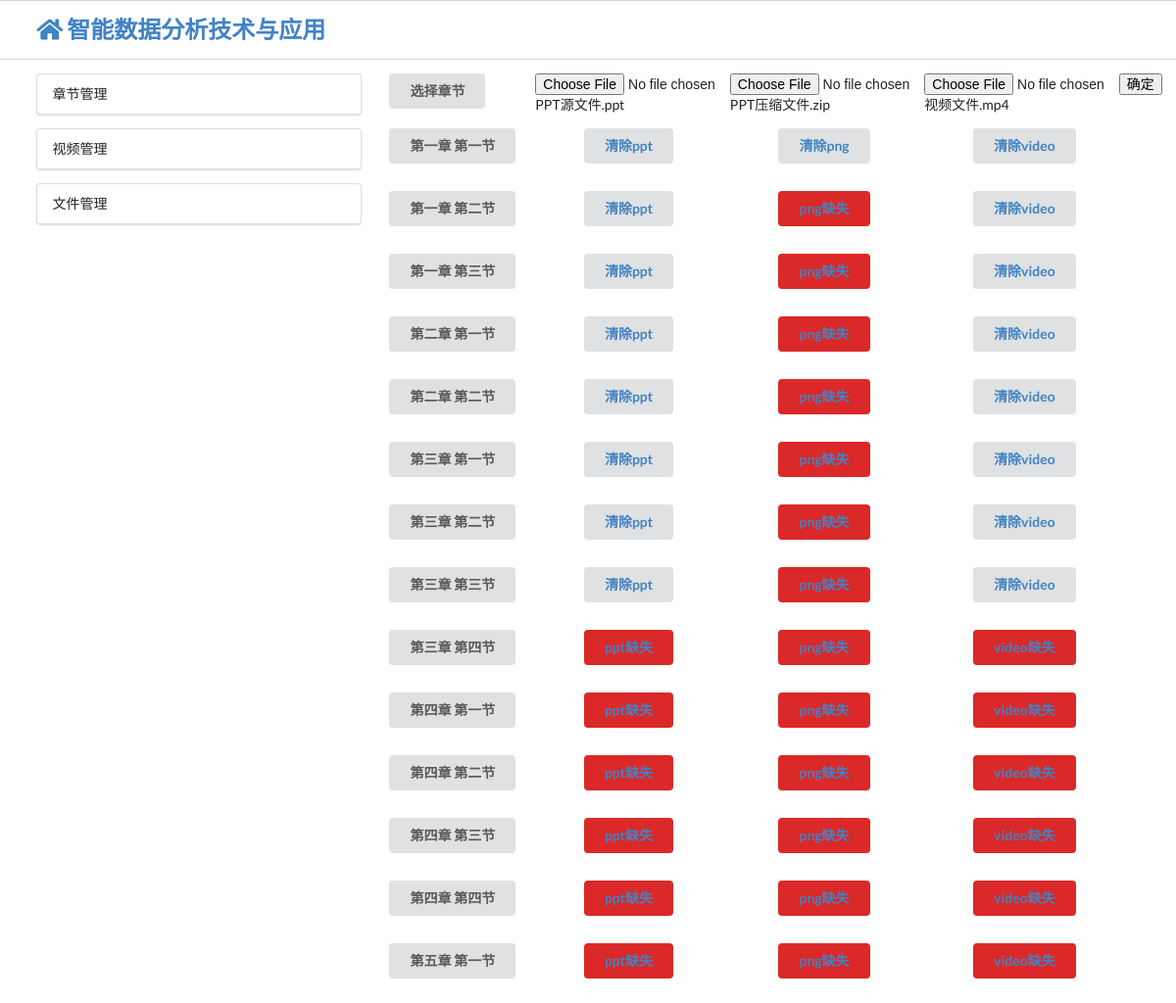
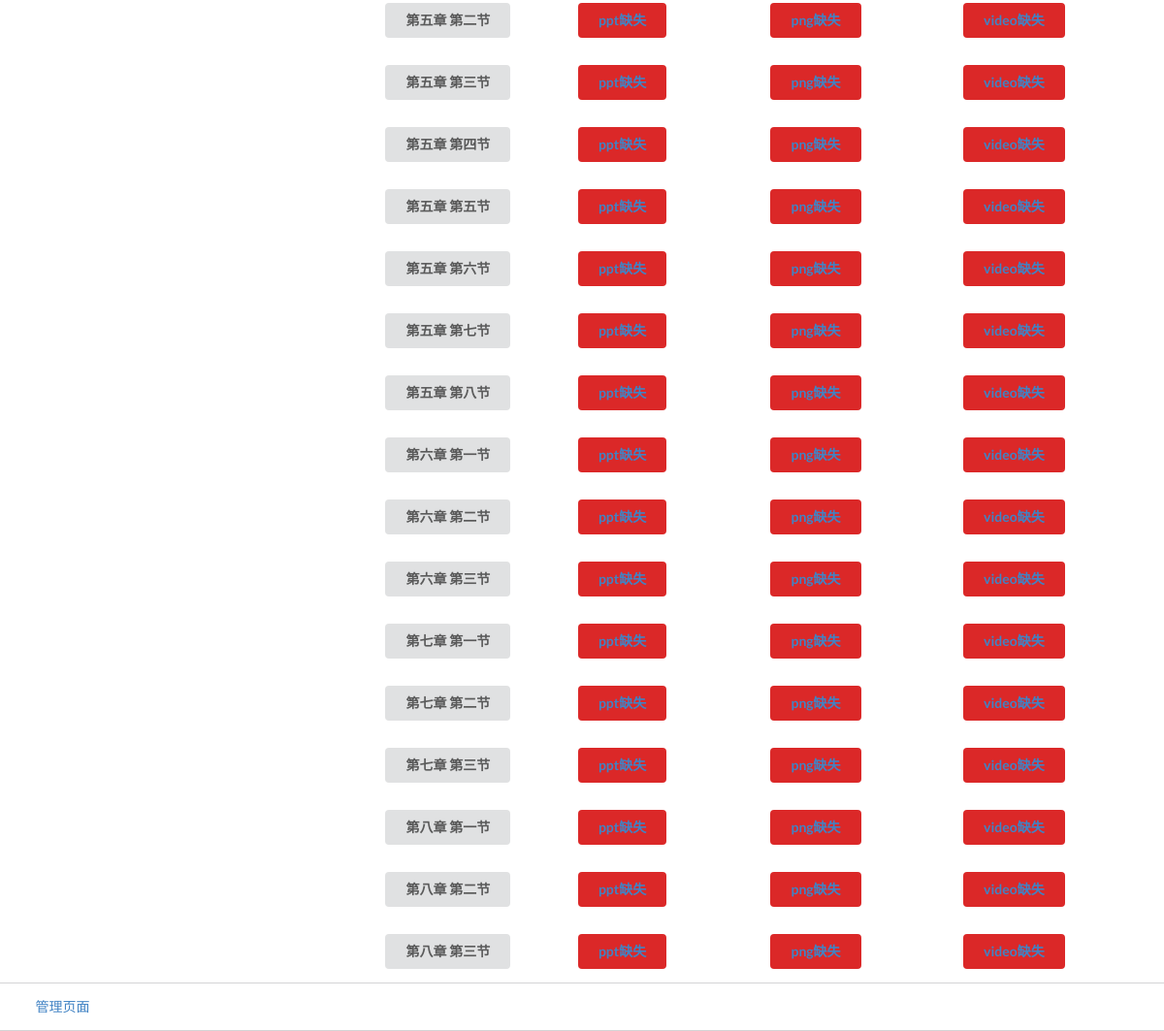
Page /manage/media (signed in) on the committed database (2 pictures, top to bottom).
### app/models.py (models this page shows)
class Section(db.Model):
    cs_id = db.Column(db.String(64), primary_key=True)
    s_name = db.Column(db.String(64))
    s_desc = db.Column(db.String(64))
    _chap = db.Column(db.String(64), db.ForeignKey(Chapter.c_id))
    ppt_path = db.Column(db.String(64))
    png_path = db.Column(db.String(64))
    video_path = db.Column(db.String(64))

### app/routes/media.py (the view)
@app.route('/manage/media')
@login_required
def manage_media():
    final_info = base.get_structed_info()
    result = render_template('manage/media.html', chaps=final_info)
    return result

### app/models.py (called while the page is built)
@login.user_loader
def load_user(name):
    return User.query.get(name)

### app/routes/base.py (called while the page is built)
def filepath_process(path):  # 获取到file文件的路径
    if path:
        path = path.replace('\\', '/')
        path_list = path.split('/')
        result = '/'.join(path_list[2:])
        return result
    else:
        return None

### app/templates/manage/media.html (shortened to what this page needs)
{% extends "manage/menu.html" %} {% block right %}
<form action="/add_media_file" method="POST" enctype="multipart/form-data">
    <div class="ui grid">
        <div class="three wide column">
            <div class="ui pointing dropdown link item button">
                <div class="default text">选择章节</div>
            </div>
        </div>
        <div class="four wide column">
            <input type="file" name="ppt_file"><span id="text">PPT源文件.ppt</span>
        </div>
        <div class="four wide column"> <input type="file" name="png_file"><span id="text">PPT压缩文件.zip</span></div>
        <div class="four wide column"> <input type="file" name="video_file"><span id="text">视频文件.mp4</span></div>
        <div class="one wide column">
            <input type="submit" name="upload_file" value="确定">
        </div>
    </div>
</form>
{% for chap in chaps %}
{% for sec in chap.secs %}
<div class="ui grid">
    <div class="four wide column">
        <button class="ui button">
            {{sec.c_s_index}}
        </button>
    </div>
    {% for item in sec.media_data %}
    <div class="four wide column">
        {% if item.exit %}
        <button class="ui button">
            <a href="/clear_media_file/{{chap.c_id}}/{{sec.s_id}}/{{item.type}}" class="">清除{{item.type}}</a>
        </button>
        {% else %}
        <button class="negative ui button">
            <a href="/clear_media_file/{{chap.c_id}}/{{sec.s_id}}/{{item.type}}" class="">{{item.type}}缺失</a>
        </button>
        {% endif %}
    </div>
    {% endfor %}
</div>
{% endfor %}
{% endfor %}
{% endblock %}

### rows in the picture
Section: c_s_index "第一章 第一节", type "ppt" "png" "video"
Section: c_s_index "第一章 第二节", type "ppt" "video", type "png"
Section: c_s_index "第一章 第三节", type "ppt" "video", type "png"
Section: c_s_index "第二章 第一节", type "ppt" "video", type "png"
Section: c_s_index "第二章 第二节", type "ppt" "video", type "png"
Section: c_s_index "第三章 第一节", type "ppt" "video", type "png"
Section: c_s_index "第三章 第二节", type "ppt" "video", type "png"
Section: c_s_index "第三章 第三节", type "ppt" "video", type "png"
Section: c_s_index "第三章 第四节", type "ppt" "png" "video"
Section: c_s_index "第四章 第一节", type "ppt" "png" "video"
Section: c_s_index "第四章 第二节", type "ppt" "png" "video"
Section: c_s_index "第四章 第三节", type "ppt" "png" "video"
Section: c_s_index "第四章 第四节", type "ppt" "png" "video"
Section: c_s_index "第五章 第一节", type "ppt" "png" "video"
Section: c_s_index "第五章 第二节", type "ppt" "png" "video"
Section: c_s_index "第五章 第三节", type "ppt" "png" "video"
Section: c_s_index "第五章 第四节", type "ppt" "png" "video"
Section: c_s_index "第五章 第五节", type "ppt" "png" "video"
Section: c_s_index "第五章 第六节", type "ppt" "png" "video"
Section: c_s_index "第五章 第七节", type "ppt" "png" "video"
Section: c_s_index "第五章 第八节", type "ppt" "png" "video"
Section: c_s_index "第六章 第一节", type "ppt" "png" "video"
Section: c_s_index "第六章 第二节", type "ppt" "png" "video"
Section: c_s_index "第六章 第三节", type "ppt" "png" "video"
Section: c_s_index "第七章 第一节", type "ppt" "png" "video"
Section: c_s_index "第七章 第二节", type "ppt" "png" "video"
Section: c_s_index "第七章 第三节", type "ppt" "png" "video"
Section: c_s_index "第八章 第一节", type "ppt" "png" "video"
Section: c_s_index "第八章 第二节", type "ppt" "png" "video"
Section: c_s_index "第八章 第三节", type "ppt" "png" "video"
